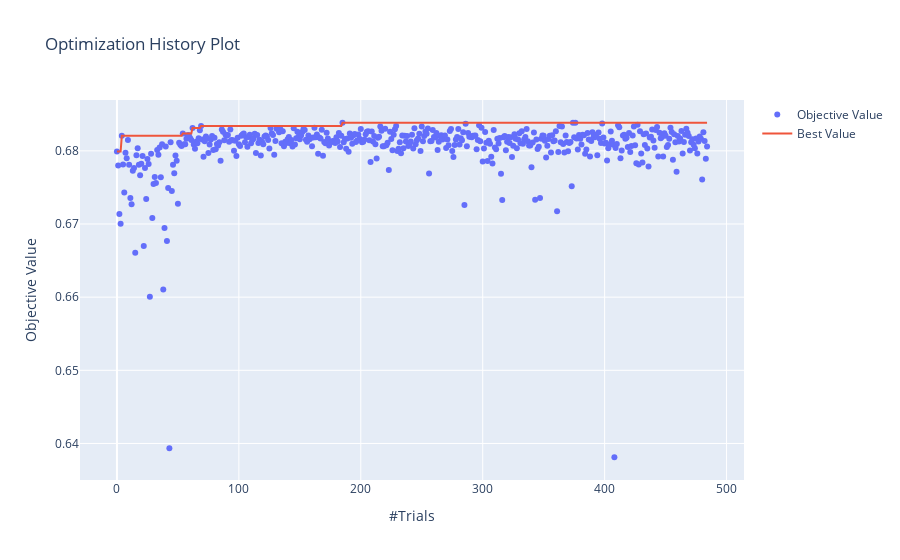

The cell this chart's notebook holds for it:
### Code cell
# history
optuna.visualization.plot_optimization_history(study)

### Figure 1 — Plotly figure (JSON) as saved in the notebook; plotly's stock layout.template omitted (floating-point values rounded to 4 significant figures; data arrays with more than 128 entries replaced by an {"elided": "..."} marker saying what was removed)
{"data": [{"mode": "markers", "name": "Objective Value", "type": "scatter", "x": {"elided": "485 int values"}, "y": {"elided": "485 float values"}}, {"name": "Best Value", "type": "scatter", "x": {"elided": "485 int values"}, "y": {"elided": "485 float values"}}], "layout": {"autosize": true, "title": {"text": "Optimization History Plot"}, "xaxis": {"autorange": true, "range": [-32.17, 516.2], "title": {"text": "#Trials"}, "type": "linear"}, "yaxis": {"autorange": true, "range": [0.6343, 0.6876], "title": {"text": "Objective Value"}, "type": "linear"}}}
